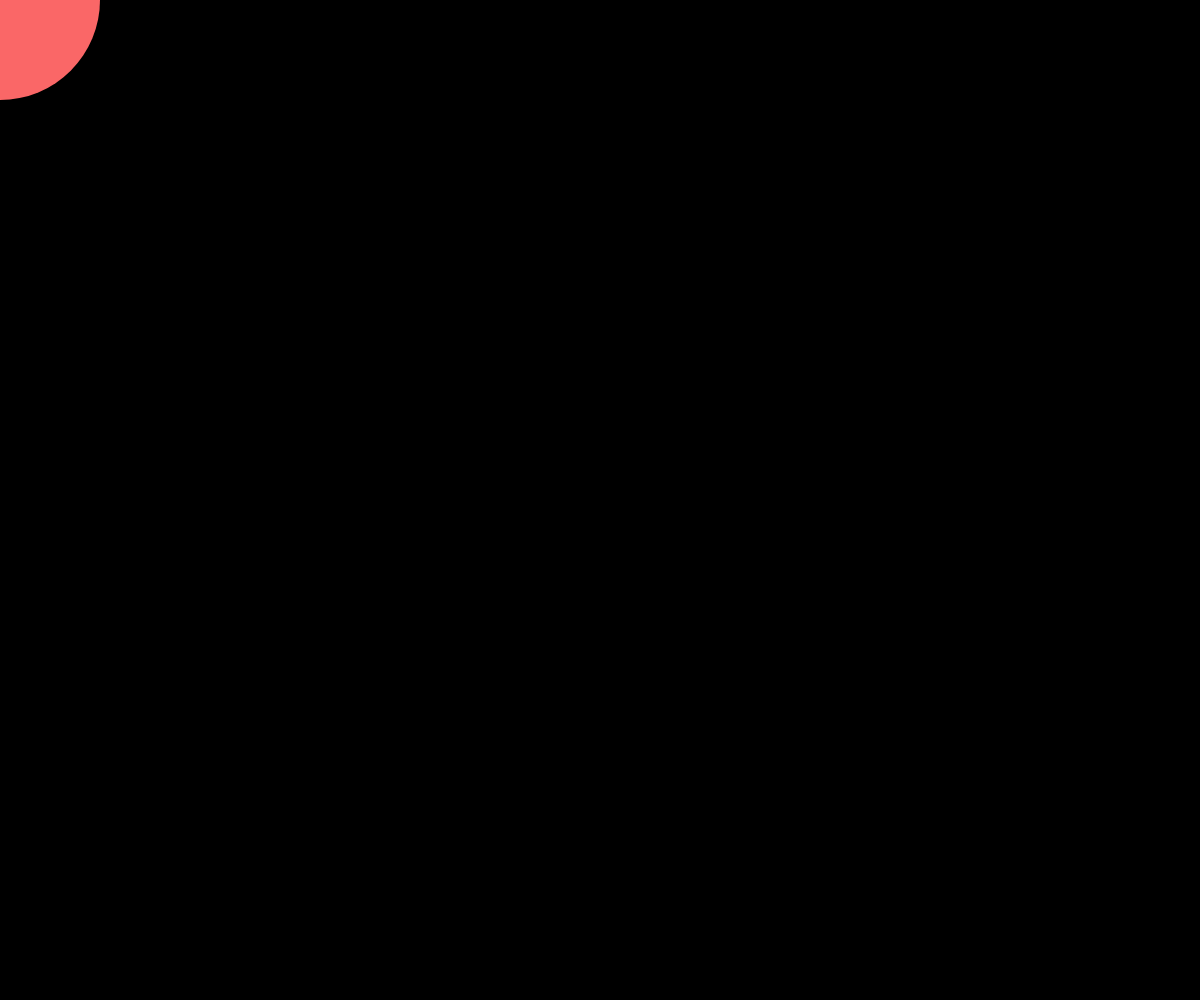
Frame 1 (no input)
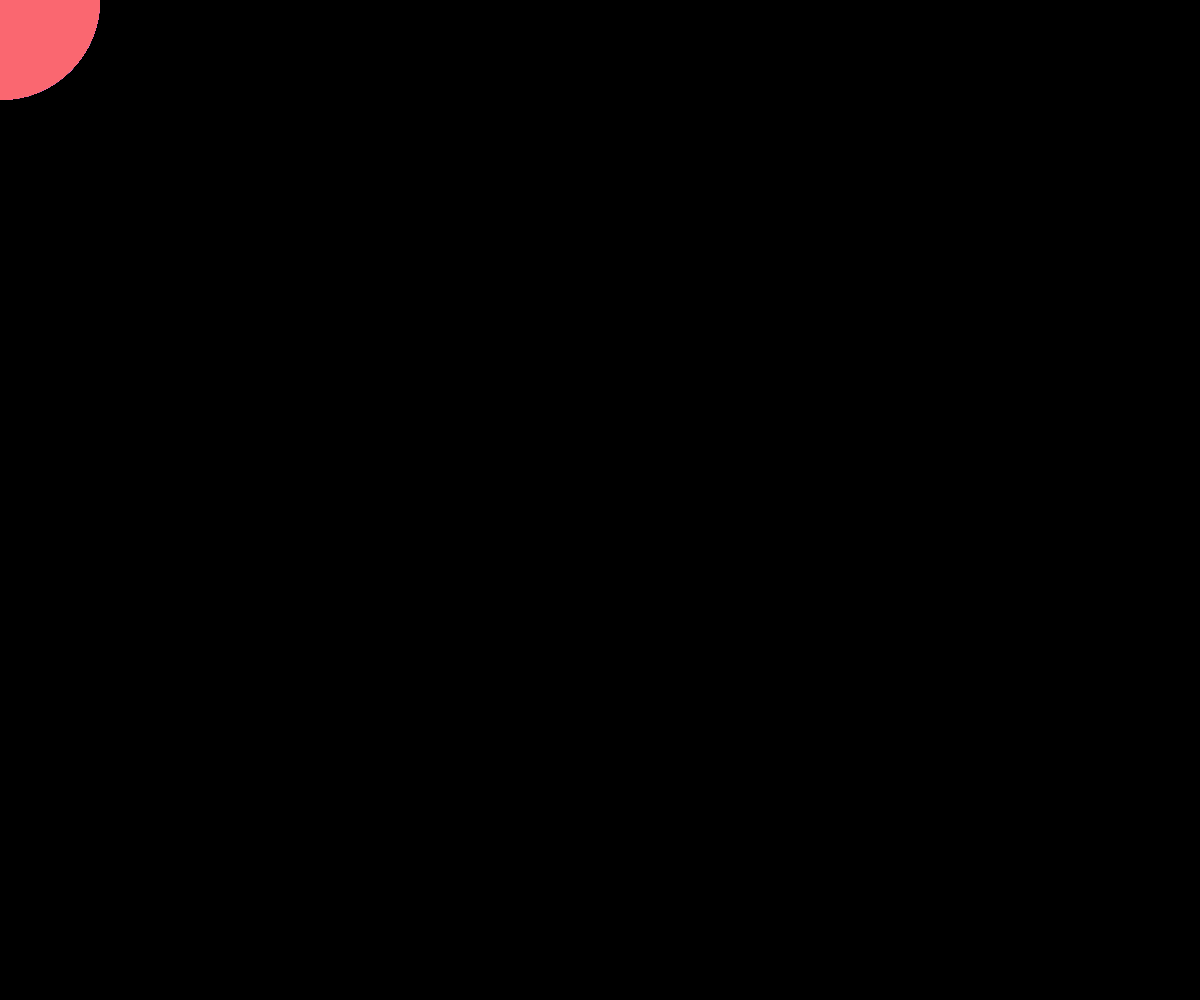
Frame 60 (no input)
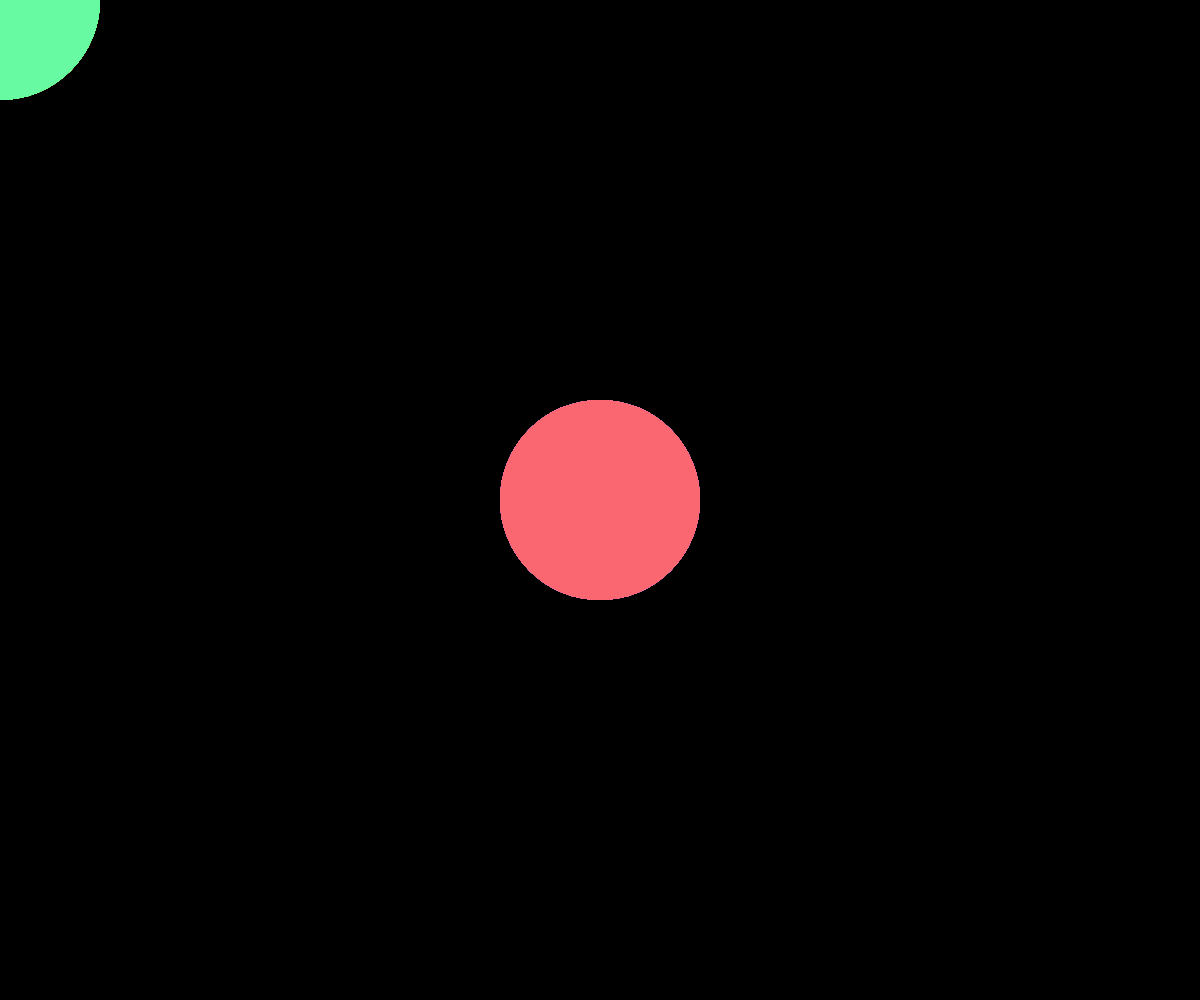
Frame 120 (the mouse pressed at the canvas centre since frame 60)

The p5.js sketch that drew these frames (run headless with seeded random() and noise() and a simulated clock; from frame 60 on, the mouse is pressed at the canvas centre):

// p5.js sketch
// ── sketch.js
var particles = [];
var numOfParticle = 100;
var currentParticleIndex = 0;

function setup() {
  createCanvas(window.innerWidth, window.innerHeight);
  colorMode(HSB, 255);
  noStroke();

  for(var i = 0; i < numOfParticle; i ++){
    particles[i] =  new Particle(-100, -100, 200);
  }
}

function draw() {
  background(0);
  currentParticleIndex ++;
  if(currentParticleIndex >= numOfParticle){
    currentParticleIndex = 0;
    // = same as particles[currentParticleIndex] % numOfParticle;
  }
  particles[currentParticleIndex].update(mouseX, mouseY);
  for(var i = 0; i < numOfParticle; i ++){
    fill(i/numOfParticle * 255, 150, 250);

    var index = (currentParticleIndex + i) % numOfParticle;
    particles[index].draw();

  }
}

// ── particle.js
function Particle(x, y, size){
  this.x = x;
  this.y = y;
  this.size = size;

  this.update = function(x, y){
    this.x = x;
    this.y = y;
  };

  this.draw = function(){
    ellipse(this.x, this.y, this.size, this.size);

  };

}
